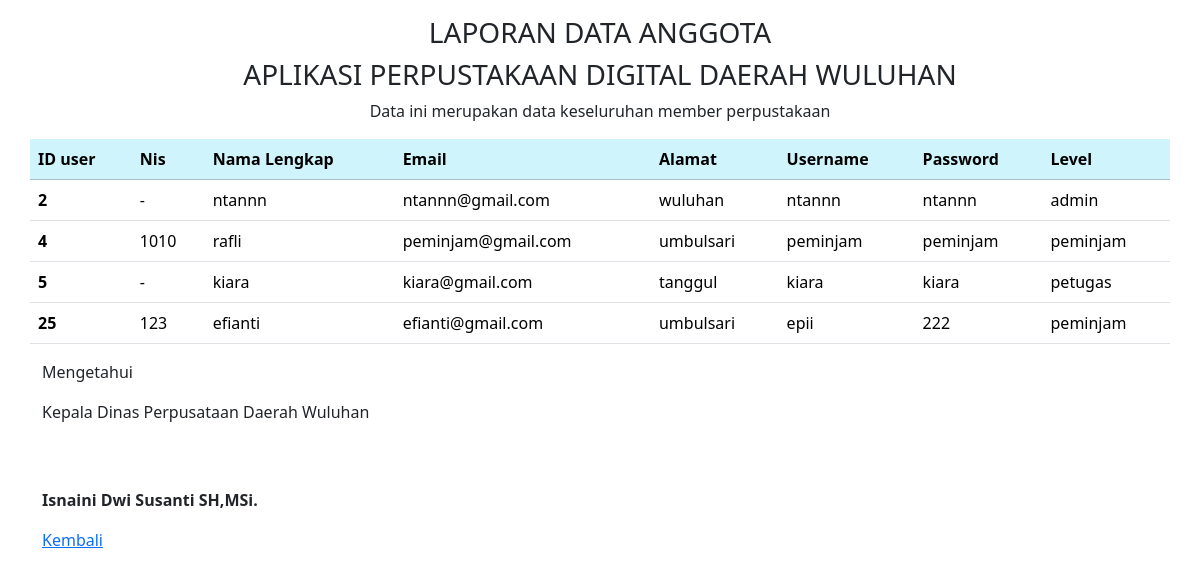
The app's page /admin/data/laporan_da.php with its own data.
### tables this page shows
CREATE TABLE `user` (
  `id_user` int(11) NOT NULL,
  `username` varchar(255) NOT NULL,
  `password` varchar(255) NOT NULL,
  `email` varchar(255) NOT NULL,
  `nis` varchar(20) NOT NULL,
  `nama_lengkap` varchar(255) NOT NULL,
  `alamat` text NOT NULL,
  `level` enum('admin','petugas','peminjam') NOT NULL
);

### admin/data/laporan_da.php (the view, shortened to what this page needs)
<!doctype html>
<html lang="en">
  <head>
    <link href="https://cdn.jsdelivr.net/npm/bootstrap@5.3.2/dist/css/bootstrap.min.css" rel="stylesheet">
  </head>
  <body>
        <div class="container">
            <div class="row">
                <div class="col text-center mt-3">
                    <h3>LAPORAN DATA ANGGOTA</h3>
                    <h3>APLIKASI PERPUSTAKAAN DIGITAL DAERAH WULUHAN</h3>
                    <span>Data ini merupakan data keseluruhan member perpustakaan</span>
                </div>
            </div>
            <div class="row">
        <table class="table my-3">
            <thead class="table table-info">
                <tr>
                <th scope="col">ID user</th>
                <th scope="col">Nis</th>
                <th scope="col">Nama Lengkap</th>
                <th scope="col">Email</th>
                <th scope="col">Alamat</th>
                <th scope="col">Username</th>
                <th scope="col">Password</th>
                <th scope="col">Level</th>
                </tr>
            </thead>
        <?php
        include '../../koneksi/koneksi.php';
        $data = mysqli_query($koneksi, "SELECT * FROM user");
        while ($d = mysqli_fetch_array($data)) {
        ?>
            <tbody>
                <tr>
                <th scope="row"><?php echo $d['id_user'];?></th>
                <td><?php echo $d['nis'];?></td>
                <td><?php echo $d['nama_lengkap'];?></td>
                <td><?php echo $d['email'];?></td>
                <td><?php echo $d['alamat'];?></td>
                <td><?php echo $d['username'];?></td>
                <td><?php echo $d['password'];?></td>
                <td><?php echo $d['level'];?></td>
                </tr>
            </tbody>
        <?php
        }
        ?>
        </table>
            </div>
            <div class="row">
            <div class="col">
                <p syle="line-height: 1rem;">Mengetahui</p>
                <p class="">Kepala Dinas Perpusataan Daerah Wuluhan</p>
                <p class="" style="margin-top: 4rem;"><b>Isnaini Dwi Susanti SH,MSi.</b></p>
            </div>
        </div>
        <div class="row">
            <a href="../laporan.php">Kembali</a>
        </div>
        </div>
  </body>
</html>

### records on screen
user: id_user "2", nis "-", nama_lengkap "ntannn", email "ntannn@gmail.com", alamat "wuluhan", username "ntannn", password "ntannn", level "admin"
user: id_user "4", nis "1010", nama_lengkap "rafli", email "peminjam@gmail.com", alamat "umbulsari", username "peminjam", password "peminjam", level "peminjam"
user: id_user "5", nis "-", nama_lengkap "kiara", email "kiara@gmail.com", alamat "tanggul", username "kiara", password "kiara", level "petugas"
user: id_user "25", nis "123", nama_lengkap "efianti", email "efianti@gmail.com", alamat "umbulsari", username "epii", password "222", level "peminjam"
